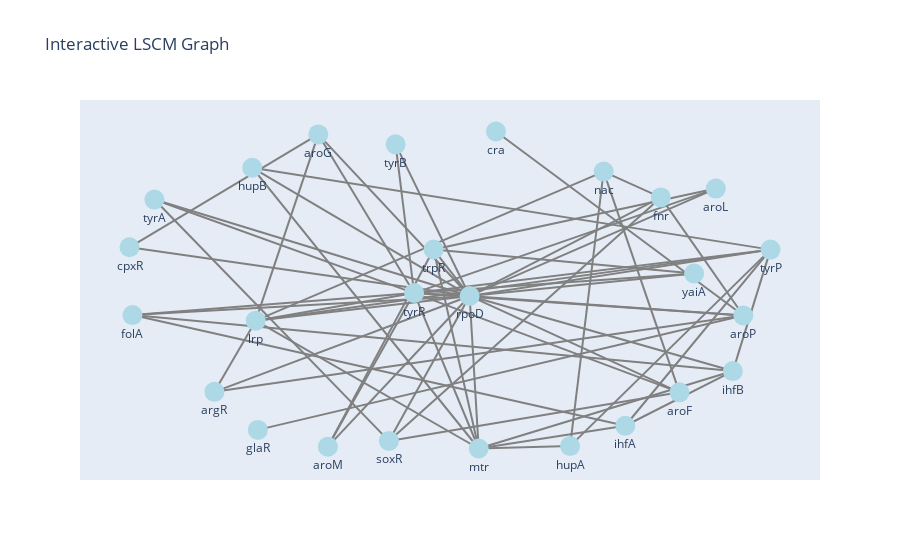

Notebook code for this chart:
### Markdown cell above
# Inspecting the Model
* Visualizing the causal graph and model equations

### Code cell
nocap.scm.plot_interactive_lscm_graph(tyrR_SCM)

### Figure 1 — Plotly figure (JSON) as saved in the notebook; plotly's stock layout.template omitted (floating-point values rounded to 4 significant figures; data arrays with more than 128 entries replaced by an {"elided": "..."} marker saying what was removed)
{"data": [{"hovertemplate": "<b>%{text}</b><br>%{customdata}", "line": {"color": "grey", "width": 2}, "mode": "lines", "type": "scatter", "x": {"elided": "189 float values"}, "y": {"elided": "189 float values"}}, {"customdata": ["$\\epsilon_{cra}$", "$\\epsilon_{rpoD}$", "$\\epsilon_{glaR}$", "$\\beta_{rpoD ->cpxR} rpoD + \\epsilon_{cpxR}$", "$\\beta_{rpoD ->fnr} rpoD + \\epsilon_{fnr}$", "$\\beta_{rpoD ->hupB} rpoD + \\epsilon_{hupB}$", "$\\beta_{rpoD ->ihfB} rpoD + \\epsilon_{ihfB}$", "$\\beta_{rpoD ->lrp} rpoD + \\epsilon_{lrp}$", "$\\beta_{rpoD ->trpR} rpoD + \\epsilon_{trpR}$", "$\\beta_{fnr ->soxR} fnr + \\beta_{rpoD ->soxR} rpoD + \\epsilon_{soxR}$", "$\\beta_{ihfB ->ihfA} ihfB + \\epsilon_{ihfA}$", "$\\beta_{lrp ->argR} lrp + \\beta_{rpoD ->argR} rpoD + \\epsilon_{argR}$", "$\\beta_{fnr ->nac} fnr + \\beta_{lrp ->nac} lrp + \\epsilon_{nac}$", "$\\beta_{lrp ->tyrR} lrp + \\beta_{rpoD ->tyrR} rpoD + \\epsilon_{tyrR}$", "$\\beta_{nac ->hupA} nac + \\epsilon_{hupA}$", "$\\beta_{nac ->aroF} nac + \\beta_{rpoD ->aroF} rpoD + \\beta_{soxR ->aroF} soxR + \\beta_{tyrR ->aroF} tyrR + \\epsilon_{aroF}$", "$\\beta_{cpxR ->aroG} cpxR + \\beta_{lrp ->aroG} lrp + \\beta_{rpoD ->aroG} rpoD + \\beta_{tyrR ->aroG} tyrR + \\epsilon_{aroG}$", "$\\beta_{rpoD ->aroL} rpoD + \\beta_{trpR ->aroL} trpR + \\beta_{tyrR ->aroL} tyrR + \\epsilon_{aroL}$", "$\\beta_{rpoD ->aroM} rpoD + \\beta_{trpR ->aroM} trpR + \\beta_{tyrR ->aroM} tyrR + \\epsilon_{aroM}$", "$argR \\beta_{argR ->aroP} + \\beta_{cra ->aroP} cra + \\beta_{fnr ->aroP} fnr + \\beta_{glaR ->aroP} glaR + \\beta_{rpoD ->aroP} rpoD + \\beta_{tyrR ->aroP} tyrR + \\epsilon_{aroP}$", "$\\beta_{ihfA ->folA} ihfA + \\beta_{ihfB ->folA} ihfB + \\beta_{rpoD ->folA} rpoD + \\beta_{tyrR ->folA} tyrR + \\epsilon_{folA}$", "$\\beta_{rpoD ->tyrA} rpoD + \\beta_{soxR ->tyrA} soxR + \\beta_{tyrR ->tyrA} tyrR + \\epsilon_{tyrA}$", "$\\beta_{rpoD ->tyrB} rpoD + \\beta_{tyrR ->tyrB} tyrR + \\epsilon_{tyrB}$", "$\\beta_{rpoD ->yaiA} rpoD + \\beta_{trpR ->yaiA} trpR + \\beta_{tyrR ->yaiA} tyrR + \\epsilon_{yaiA}$", "$\\beta_{hupA ->mtr} hupA + \\beta_{hupB ->mtr} hupB + \\beta_{ihfA ->mtr} ihfA + \\beta_{ihfB ->mtr} ihfB + \\beta_{lrp ->mtr} lrp + \\beta_{rpoD ->mtr} rpoD + \\beta_{trpR ->mtr} trpR + \\beta_{tyrR ->mtr} tyrR + \\epsilon_{mtr}$", "$\\beta_{hupA ->tyrP} hupA + \\beta_{hupB ->tyrP} hupB + \\beta_{ihfA ->tyrP} ihfA + \\beta_{ihfB ->tyrP} ihfB + \\beta_{lrp ->tyrP} lrp + \\beta_{rpoD ->tyrP} rpoD + \\beta_{tyrR ->tyrP} tyrR + \\epsilon_{tyrP}$"], "hoverinfo": "text", "hovertemplate": "<b>%{text}</b><br>%{customdata}", "marker": {"color": "lightblue", "size": 20}, "mode": "markers+text", "text": ["cra", "rpoD", "glaR", "cpxR", "fnr", "hupB", "ihfB", "lrp", "trpR", "soxR", "ihfA", "argR", "nac", "tyrR", "hupA", "aroF", "aroG", "aroL", "aroM", "aroP", "folA", "tyrA", "tyrB", "yaiA", "mtr", "tyrP"], "textposition": "bottom center", "type": "scatter", "x": [0.1146, 0.03451, -0.6097, -1.0, 0.6161, -0.6268, 0.8352, -0.6161, -0.07512, -0.211, 0.508, -0.7417, 0.4422, -0.1343, 0.3401, 0.6727, -0.4257, 0.7833, -0.3966, 0.867, -0.9909, -0.9242, -0.1906, 0.7173, 0.06206, 0.9497], "y": [0.9906, -0.001473, -0.8096, 0.2921, 0.593, 0.7721, -0.4547, -0.1507, 0.2785, -0.876, -0.7846, -0.5799, 0.7488, 0.01579, -0.9074, -0.5829, 0.9731, 0.6463, -0.9107, -0.1192, -0.1168, 0.5801, 0.9133, 0.1341, -0.9218, 0.278]}], "layout": {"hovermode": "closest", "showlegend": false, "title": {"text": "Interactive LSCM Graph"}, "xaxis": {"showgrid": false, "showticklabels": false, "zeroline": false}, "yaxis": {"showgrid": false, "showticklabels": false, "zeroline": false}}}
